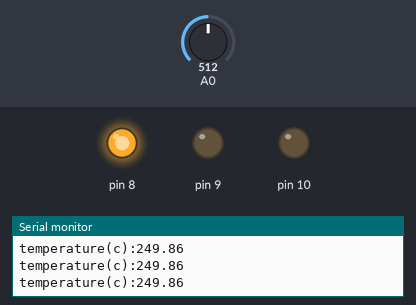
Recording of a sketch running on a simulated Arduino Uno, built with avr-gcc and run on an emulated ATmega328P. On the bench: output pins drawn as LEDs (lit = HIGH), the last lines printed to the serial monitor. The test bench sets the inputs (shaded band); at power-on: A0 = 512.

Above: at 1.3 s.
1.4 s: A0 set to 33
2.9 s: A0 set to 28
At 3.9 s:
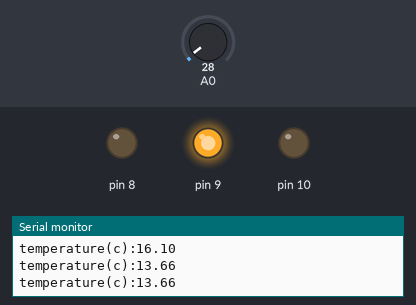
4.5 s: A0 set to 10
At 5.2 s:
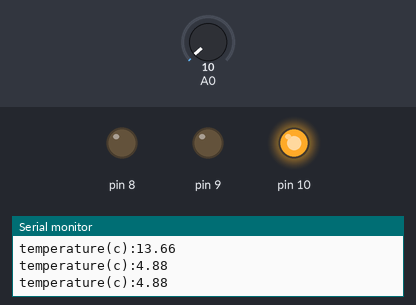
6.0 s: A0 set to 30
At 6.4 s:
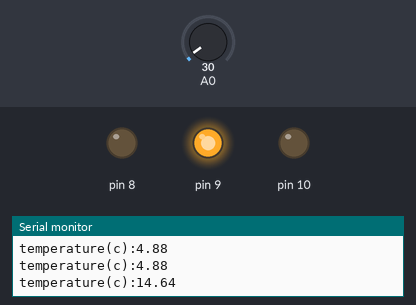
7.5 s: A0 set to 5
At 8.8 s:
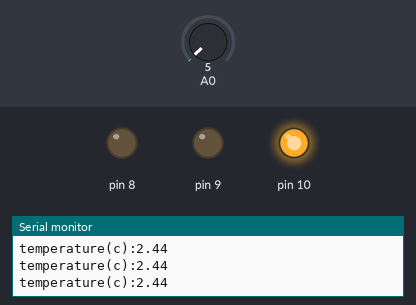
Timing chart, 0 to 10.0 s (numbered marks = the images above; inputs shaded):
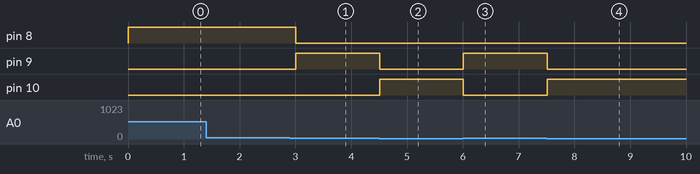

Measured:
- the behaviour switches between 31 and 30 on A0 (found by bisection; images 0 and 1)
- after the input at 2.9 s, pin 8: HIGH → LOW after 0.11 s; pin 9: LOW → HIGH after 0.11 s
- after the input at 4.5 s, pin 9: HIGH → LOW at once; pin 10: LOW → HIGH at once
- after the input at 6.0 s, pin 9: LOW → HIGH at once; pin 10: HIGH → LOW at once
- after the input at 7.5 s, pin 9: HIGH → LOW at once; pin 10: LOW → HIGH at once

The sketch:

arduinotemp.ino
```cpp
float sensorinput;
float temp;
float volt;

void setup(){
  pinMode(10,OUTPUT);
  pinMode(9,OUTPUT);
  pinMode(8,OUTPUT);
  Serial.begin(9600);
}
void loop(){
  sensorinput= analogRead(A0);
  volt= sensorinput*4.88;
  temp= volt/10;
  Serial.print("temperature(c):");
  Serial.println(temp);

  if(temp<=10.00){
    digitalWrite(10,HIGH);
    digitalWrite(9,LOW);
    digitalWrite(8,LOW);
  }
  else if(temp >=10.00 && temp <=15.00) {
    digitalWrite(10,LOW);
    digitalWrite(9,HIGH);
    digitalWrite(8,LOW);
  }
  else if (temp>20.00){
    digitalWrite(10,LOW);
    digitalWrite(9,LOW);
    digitalWrite(8,HIGH);
  }
  delay(500);
  }
```
